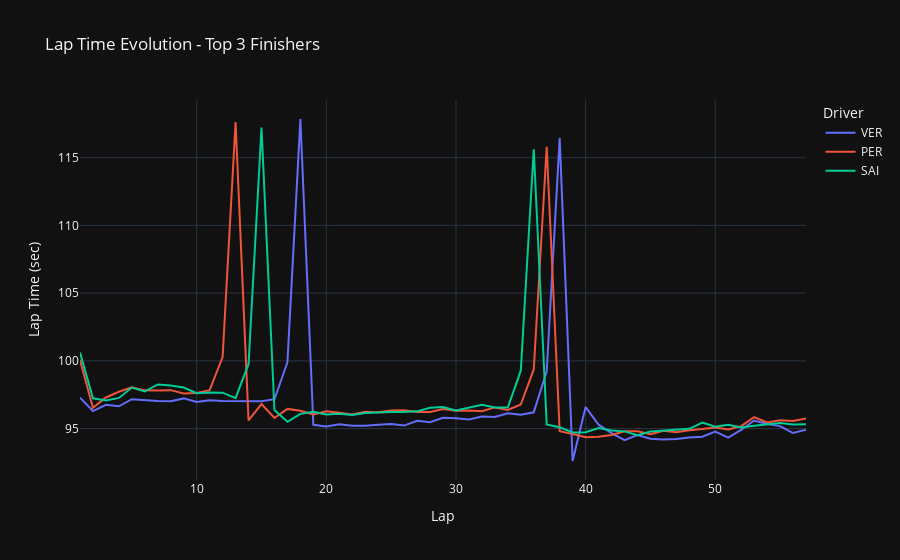

Notebook code for this chart:
### Code cell
# Lap time evolution
top_3_drivers = results.head(3)['Abbreviation'].tolist()
top_3_laps = valid_laps[valid_laps['Driver'].isin(top_3_drivers)]

fig = px.line(top_3_laps, x='LapNumber', y='LapTime_sec', color='Driver',
              title='Lap Time Evolution - Top 3 Finishers')
fig.update_layout(template='plotly_dark', xaxis_title='Lap', yaxis_title='Lap Time (sec)')
fig.show()

### Figure 1 — Plotly figure (JSON) as saved in the notebook; plotly's stock layout.template omitted (floating-point values rounded to 4 significant figures)
{"data": [{"hovertemplate": "Driver=VER<br>LapNumber=%{x}<br>LapTime_sec=%{y}<extra></extra>", "legendgroup": "VER", "line": {"color": "#636efa", "dash": "solid"}, "marker": {"symbol": "circle"}, "mode": "lines", "name": "VER", "orientation": "v", "showlegend": true, "type": "scatter", "x": [1, 2, 3, 4, 5, 6, 7, 8, 9, 10, 11, 12, 13, 14, 15, 16, 17, 18, 19, 20, 21, 22, 23, 24, 25, 26, 27, 28, 29, 30, 31, 32, 33, 34, 35, 36, 37, 38, 39, 40, 41, 42, 43, 44, 45, 46, 47, 48, 49, 50, 51, 52, 53, 54, 55, 56, 57], "xaxis": "x", "y": [97.28, 96.3, 96.75, 96.65, 97.17, 97.09, 97.04, 97.02, 97.23, 96.96, 97.08, 97.05, 97.03, 97.03, 97.01, 97.17, 99.9, 117.9, 95.28, 95.16, 95.32, 95.2, 95.22, 95.29, 95.34, 95.22, 95.58, 95.48, 95.79, 95.77, 95.68, 95.89, 95.86, 96.13, 96.02, 96.2, 99.23, 116.4, 92.61, 96.59, 95.29, 94.67, 94.15, 94.53, 94.25, 94.19, 94.24, 94.35, 94.4, 94.78, 94.34, 94.91, 95.6, 95.33, 95.18, 94.67, 94.92], "yaxis": "y"}, {"hovertemplate": "Driver=PER<br>LapNumber=%{x}<br>LapTime_sec=%{y}<extra></extra>", "legendgroup": "PER", "line": {"color": "#EF553B", "dash": "solid"}, "marker": {"symbol": "circle"}, "mode": "lines", "name": "PER", "orientation": "v", "showlegend": true, "type": "scatter", "x": [1, 2, 3, 4, 5, 6, 7, 8, 9, 10, 11, 12, 13, 14, 15, 16, 17, 18, 19, 20, 21, 22, 23, 24, 25, 26, 27, 28, 29, 30, 31, 32, 33, 34, 35, 36, 37, 38, 39, 40, 41, 42, 43, 44, 45, 46, 47, 48, 49, 50, 51, 52, 53, 54, 55, 56, 57], "xaxis": "x", "y": [100.1, 96.54, 97.3, 97.72, 98.04, 97.82, 97.82, 97.84, 97.6, 97.63, 97.84, 100.3, 117.6, 95.61, 96.81, 95.78, 96.45, 96.31, 96.04, 96.28, 96.17, 96.04, 96.25, 96.21, 96.34, 96.35, 96.23, 96.23, 96.44, 96.31, 96.34, 96.28, 96.56, 96.38, 96.78, 99.36, 115.8, 94.8, 94.61, 94.36, 94.4, 94.53, 94.8, 94.8, 94.59, 94.84, 94.73, 94.89, 94.97, 95.08, 94.94, 95.18, 95.84, 95.46, 95.61, 95.57, 95.75], "yaxis": "y"}, {"hovertemplate": "Driver=SAI<br>LapNumber=%{x}<br>LapTime_sec=%{y}<extra></extra>", "legendgroup": "SAI", "line": {"color": "#00cc96", "dash": "solid"}, "marker": {"symbol": "circle"}, "mode": "lines", "name": "SAI", "orientation": "v", "showlegend": true, "type": "scatter", "x": [1, 2, 3, 4, 5, 6, 7, 8, 9, 10, 11, 12, 13, 14, 15, 16, 17, 18, 19, 20, 21, 22, 23, 24, 25, 26, 27, 28, 29, 30, 31, 32, 33, 34, 35, 36, 37, 38, 39, 40, 41, 42, 43, 44, 45, 46, 47, 48, 49, 50, 51, 52, 53, 54, 55, 56, 57], "xaxis": "x", "y": [100.6, 97.24, 97.08, 97.26, 98.03, 97.74, 98.26, 98.18, 98.03, 97.61, 97.66, 97.65, 97.24, 99.75, 117.2, 96.38, 95.51, 96.09, 96.24, 96.03, 96.1, 96.01, 96.15, 96.2, 96.22, 96.22, 96.27, 96.53, 96.6, 96.34, 96.54, 96.76, 96.56, 96.55, 99.27, 115.6, 95.3, 95.1, 94.71, 94.74, 95.04, 94.86, 94.8, 94.51, 94.79, 94.85, 94.9, 94.98, 95.44, 95.14, 95.28, 95.08, 95.21, 95.31, 95.41, 95.31, 95.33], "yaxis": "y"}], "layout": {"legend": {"title": {"text": "Driver"}, "tracegroupgap": 0}, "title": {"text": "Lap Time Evolution - Top 3 Finishers"}, "xaxis": {"anchor": "y", "domain": [0, 1], "title": {"text": "Lap"}}, "yaxis": {"anchor": "x", "domain": [0, 1], "title": {"text": "Lap Time (sec)"}}}}
